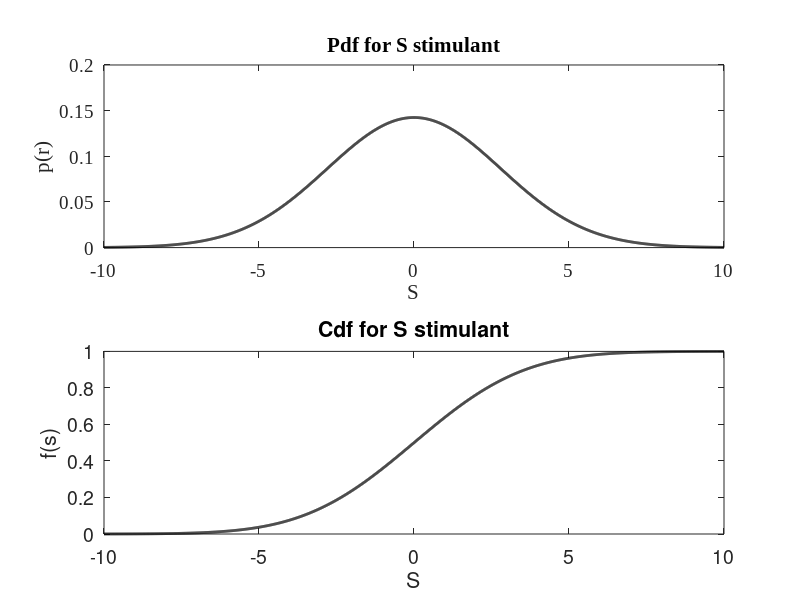

The MATLAB script that drew this image:
pd1 = makedist('Normal','mu',0,'sigma',2.8) ;
x1 = -10 : 0.01 : 10 ;
y1 = pdf(pd1,x1) ;

%% 
pd2 = makedist('Normal','mu',0,'sigma',2.8) ;
x= -10 : 0.01 : 10 ;
y = cdf(pd2,x) ;
subplot(2,1,1)
plot(x1,y1,'LineWidth',2,'color','k')
xlabel('S')
ylabel('p(r)')
title('Pdf for S stimulant','FontSize',14)
set(gca,'fontname','times new roman','fontsize',14)
subplot(2,1,2)
plot(x,y,'LineWidth',2,'color','k')
xlabel('S')
ylabel('f(s)')
title('Cdf for S stimulant','FontSize',14)
set(gca,'fontsize',14)
